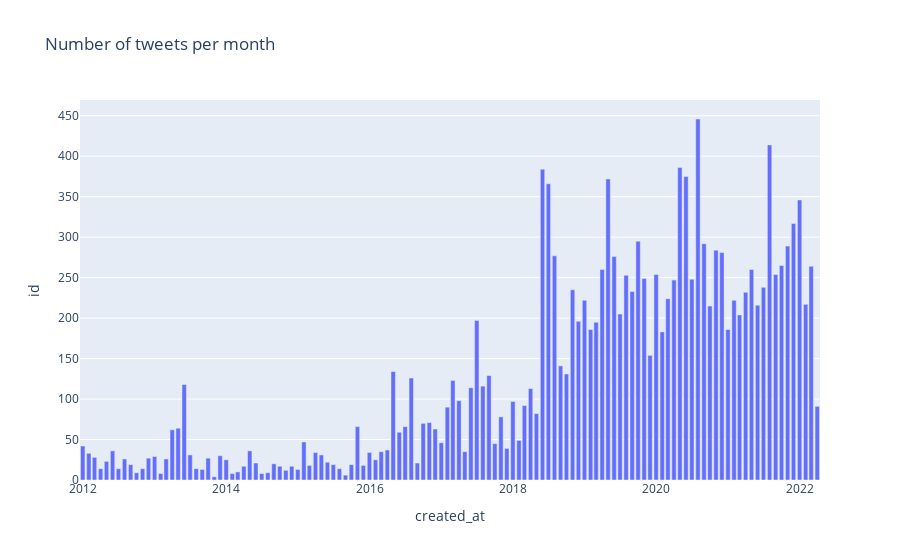

The notebook cell this image was saved under:
### Markdown cell above
We can see that the word "Tesla" is very common in the tweets (it appears 1227 times), which makes sense as Musk is the CEO of Tesla.

However, the combination "tesla stock" or "tsla" refers to the asset and appears only a total of 13 times.

We have 36 tweets containing the word "Bitcoin" and 67 containing the word "Dogecoin".

The words Stock, Buy and Sell are also in the tweets, Stock appears 45 times, Buy appears 82 times and Sell appears 66 times.

### Code cell
df_time = tweets[1:].resample('M', on='created_at').agg({"id": "count", "nlikes": "sum", "nreplies": "sum", "nretweets": "sum"})
px.bar(df_time, y="id", title="Number of tweets per month")
